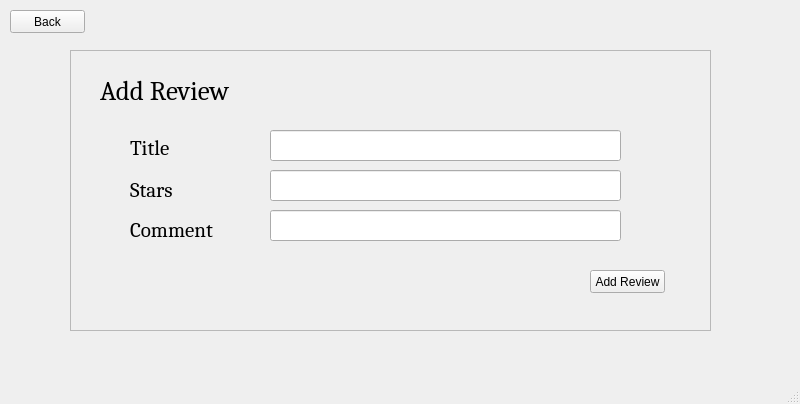
<?xml version="1.0" encoding="UTF-8"?>
<ui version="4.0">
 <class>MainWindow</class>
 <widget class="QMainWindow" name="MainWindow">
  <property name="geometry">
   <rect>
    <x>0</x>
    <y>0</y>
    <width>800</width>
    <height>404</height>
   </rect>
  </property>
  <property name="windowTitle">
   <string>MainWindow</string>
  </property>
  <widget class="QWidget" name="centralwidget">
   <widget class="QFrame" name="frame">
    <property name="geometry">
     <rect>
      <x>70</x>
      <y>50</y>
      <width>641</width>
      <height>281</height>
     </rect>
    </property>
    <property name="frameShape">
     <enum>QFrame::StyledPanel</enum>
    </property>
    <property name="frameShadow">
     <enum>QFrame::Raised</enum>
    </property>
    <widget class="QLabel" name="label">
     <property name="geometry">
      <rect>
       <x>30</x>
       <y>30</y>
       <width>281</width>
       <height>21</height>
      </rect>
     </property>
     <property name="font">
      <font>
       <family>Cambria</family>
       <pointsize>20</pointsize>
      </font>
     </property>
     <property name="text">
      <string>Add Review</string>
     </property>
    </widget>
    <widget class="QLineEdit" name="title">
     <property name="geometry">
      <rect>
       <x>200</x>
       <y>80</y>
       <width>351</width>
       <height>31</height>
      </rect>
     </property>
    </widget>
    <widget class="QLineEdit" name="stars">
     <property name="geometry">
      <rect>
       <x>200</x>
       <y>120</y>
       <width>351</width>
       <height>31</height>
      </rect>
     </property>
    </widget>
    <widget class="QLineEdit" name="comment">
     <property name="geometry">
      <rect>
       <x>200</x>
       <y>160</y>
       <width>351</width>
       <height>31</height>
      </rect>
     </property>
    </widget>
    <widget class="QLabel" name="label_2">
     <property name="geometry">
      <rect>
       <x>60</x>
       <y>90</y>
       <width>51</width>
       <height>16</height>
      </rect>
     </property>
     <property name="font">
      <font>
       <family>Cambria</family>
       <pointsize>16</pointsize>
      </font>
     </property>
     <property name="text">
      <string>Title</string>
     </property>
    </widget>
    <widget class="QLabel" name="label_3">
     <property name="geometry">
      <rect>
       <x>60</x>
       <y>130</y>
       <width>61</width>
       <height>21</height>
      </rect>
     </property>
     <property name="font">
      <font>
       <family>Cambria</family>
       <pointsize>16</pointsize>
      </font>
     </property>
     <property name="text">
      <string>Stars</string>
     </property>
    </widget>
    <widget class="QLabel" name="label_7">
     <property name="geometry">
      <rect>
       <x>60</x>
       <y>170</y>
       <width>101</width>
       <height>21</height>
      </rect>
     </property>
     <property name="font">
      <font>
       <family>Cambria</family>
       <pointsize>16</pointsize>
       <weight>50</weight>
       <bold>false</bold>
      </font>
     </property>
     <property name="text">
      <string>Comment</string>
     </property>
    </widget>
    <widget class="QPushButton" name="addButton">
     <property name="geometry">
      <rect>
       <x>520</x>
       <y>220</y>
       <width>75</width>
       <height>23</height>
      </rect>
     </property>
     <property name="text">
      <string>Add Review</string>
     </property>
    </widget>
   </widget>
   <widget class="QPushButton" name="backButton">
    <property name="geometry">
     <rect>
      <x>10</x>
      <y>10</y>
      <width>75</width>
      <height>23</height>
     </rect>
    </property>
    <property name="text">
     <string>Back</string>
    </property>
   </widget>
  </widget>
  <widget class="QMenuBar" name="menubar">
   <property name="geometry">
    <rect>
     <x>0</x>
     <y>0</y>
     <width>800</width>
     <height>21</height>
    </rect>
   </property>
  </widget>
  <widget class="QStatusBar" name="statusbar"/>
 </widget>
 <resources/>
 <connections/>
</ui>
